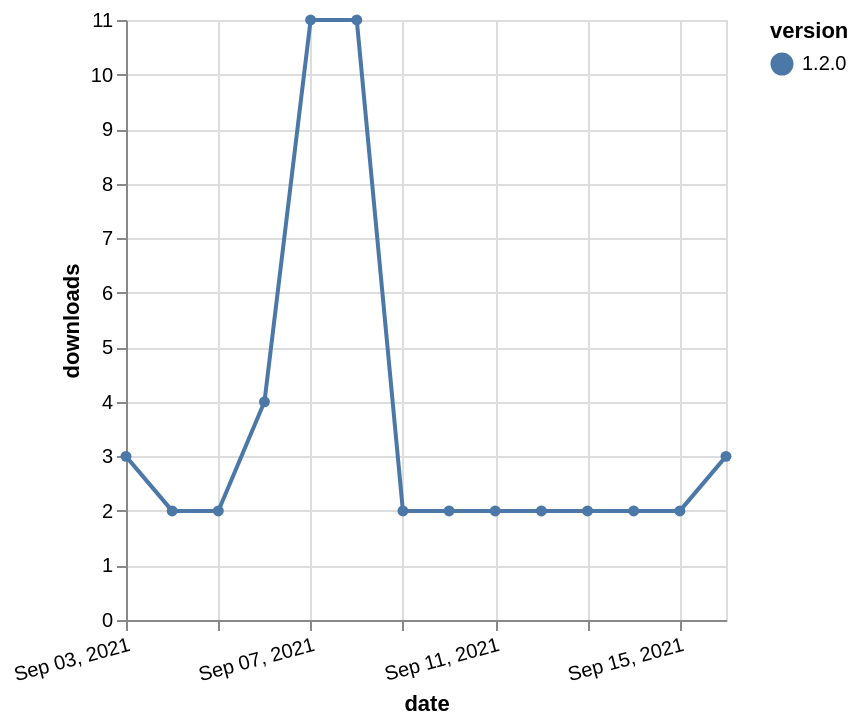

Vega-Lite specification for this chart:
### Vega-Lite specification from a JSON file in a GitHub repository (floating-point values rounded to 4 significant figures)
{"$schema": "https://vega.github.io/schema/vega-lite/v5.json", "description": "A simple bar chart with embedded data.", "data": {"values": [{"date": "2021-09-03", "total": 3422, "delta": 3, "version": "1.2.0"}, {"date": "2021-09-04", "total": 3424, "delta": 2, "version": "1.2.0"}, {"date": "2021-09-05", "total": 3426, "delta": 2, "version": "1.2.0"}, {"date": "2021-09-06", "total": 3430, "delta": 4, "version": "1.2.0"}, {"date": "2021-09-07", "total": 3441, "delta": 11, "version": "1.2.0"}, {"date": "2021-09-08", "total": 3452, "delta": 11, "version": "1.2.0"}, {"date": "2021-09-09", "total": 3454, "delta": 2, "version": "1.2.0"}, {"date": "2021-09-10", "total": 3456, "delta": 2, "version": "1.2.0"}, {"date": "2021-09-11", "total": 3458, "delta": 2, "version": "1.2.0"}, {"date": "2021-09-12", "total": 3460, "delta": 2, "version": "1.2.0"}, {"date": "2021-09-13", "total": 3462, "delta": 2, "version": "1.2.0"}, {"date": "2021-09-14", "total": 3464, "delta": 2, "version": "1.2.0"}, {"date": "2021-09-15", "total": 3466, "delta": 2, "version": "1.2.0"}, {"date": "2021-09-16", "total": 3469, "delta": 3, "version": "1.2.0"}]}, "width": "container", "mark": {"type": "line", "point": {"filled": true}}, "encoding": {"x": {"field": "date", "type": "temporal", "timeUnit": "yearmonthdate", "title": "date", "axis": {"labelAngle": -15}}, "y": {"field": "delta", "type": "quantitative", "title": "downloads"}, "color": {"field": "version", "type": "nominal"}, "tooltip": {"field": "delta"}}}
